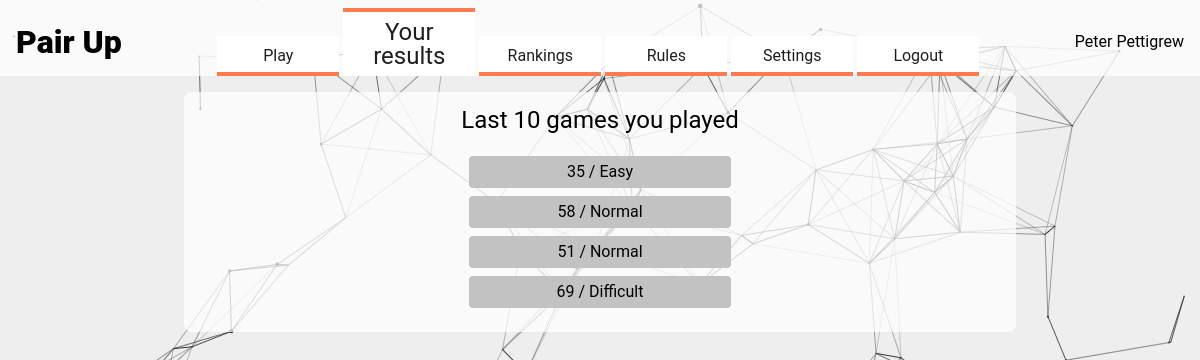
Page /your_results (signed in) on the committed database.
### pairs/models.py (models this page shows, shortened)
class User(AbstractUser):
    nickname = models.CharField(
        max_length=100, default=None, blank=True, null=True)

class Score(models.Model):
    user = models.ForeignKey(
        "User", on_delete=models.CASCADE, related_name="scores")
    difficulty = models.ForeignKey(
        "Difficulty", on_delete=models.CASCADE, related_name="scores")
    result = models.IntegerField(default=0)

class Difficulty(models.Model):
    name = models.CharField(max_length=32)
    size = models.IntegerField()

### pairs/views.py (the view)
# urls.py: path("your_results", views.your_results, name="your_results"),
def your_results(request):
    if request.user.is_authenticated:
        scores = Score.objects.filter(
            user=request.user).order_by('-id')[:10]
        return render(request, "pairs/your_results.html", {
            'scores': scores
        })
    else:
        return HttpResponseRedirect(reverse("login"))

### pairs/templates/pairs/your_results.html (shortened to what this page needs)
{% extends "pairs/layout.html" %}
{% load static %}
{% block body %}
    <div class="your-results">
        <p class="your-results-title">Last 10 games you played</p>
        <ul class="your-results-list">
        {% for score in scores %}
            <li>{{score.result}} / {{score.difficulty.name}}</a>
        {% endfor %}
        </ul>
    </div>
{% endblock %}

### pairs/templates/pairs/layout.html (shortened to what this page needs)
{% load static %}
<!DOCTYPE html>
<html lang="en">
  <head>
    <link rel="stylesheet" href="{% static 'pairs/styles.css' %}" />
  </head>
<body>
    <header class="navbar">
      <h1 class="game-title">Pair Up</h1>
      <div class="desktop-menu">
        <ul>
          <a href="{% url 'index' %}">
            <li {% if request.path == '/' %} class="desktop-item-highlight"{% else %} class="desktop-item" {% endif %} >Play</li>
          </a>
          <a href="{% url 'your_results' %}">
            <li {% if request.path == '/your_results' %} class="desktop-item-highlight"{% else %} class="desktop-item" {% endif %} >Your results</li>
          </a>
          <a href="{% url 'rankings' %}">
            <li {% if request.path == '/rankings' %} class="desktop-item-highlight"{% else %} class="desktop-item" {% endif %} >Rankings</li>
          </a>
          <a href="{% url 'rules' %}">
            <li {% if request.path == '/rules' %} class="desktop-item-highlight"{% else %} class="desktop-item" {% endif %} >Rules</li>
          </a>
          <a href="{% url 'settings' %}">
            <li {% if request.path == '/settings' %} class="desktop-item-highlight"{% else %} class="desktop-item" {% endif %} >Settings</li>
          </a>
          {% if request.user.username %}
            <a href="{% url 'logout' %}">
              <li class="desktop-item">Logout</li>
            </a>
          {% else %}
            <a href="{% url 'login' %}">
              <li {% if request.path == '/login' %} class="desktop-item-highlight"{% else %} class="desktop-item" {% endif %} >Login</li>
            </a>
          {% endif %}
        </ul>
      </div>
      <div class="desktop-menu">
      {% if request.user.username %}
          <p><strong>{{ request.user.nickname }}</strong></p>
      {% else %}
          Anonymous User
      {% endif %}
      </div>
    </header>
    <div class="my-container">{% block body %} {% endblock %}</div>
  </body>
</html>

### pairs/static/pairs/styles.css (style rules this page uses)
html, body { width: 100%; height: 100%; }
body { background: #ffffff url("./background.png"); font-family: "Roboto", sans-serif; }
.my-container { display: flex; flex-direction: column; justify-content: flex-start; align-items: center; background-color: rgba(255, 255, 255, 0.7); padding: 16px; border-radius: 8px; }
a { text-decoration: none; }
@media (min-width: 860px) { .my-container { max-width: 800px; margin: 0px auto; } }

### pairs/static/pairs/styles/navbar.css (style rules this page uses)
.game-title { font-size: 32px; font-weight: 800; }
.navbar { background-color: rgba(255, 255, 255, 0.7); margin-bottom: 16px; position: relative; display: flex; flex-wrap: wrap; align-items: center; justify-content: space-between; padding: 0.5rem 1rem; height: 60px; }
.navbar ul { display: flex; justify-content: center; align-items: flex-end; list-style: none; }
.desktop-menu { display: none; }
.desktop-item { font-size: 16px; width: 90px; text-align: center; background-color: white; padding: 8px 16px; margin: 0px 2px; color: rgb(31, 31, 31); border-bottom: 4px solid rgb(253, 123, 76); border-top: 4px solid white; transition: 0.2s; }
.desktop-item-highlight { display: flex; align-items: center; justify-content: center; background-color: white; width: 100px; height: 48px; text-align: center; font-size: 24px; border-top: 4px solid rgb(253, 123, 76); padding: 8px 16px; margin: 0px 2px; color: rgb(31, 31, 31); transition: 0.2s; }
@media (min-width: 1050px) { .desktop-menu { display: block; } }

### pairs/static/pairs/styles/your_results.css (style rules this page uses)
.your-results-title { font-size: 24px; padding-bottom: 16px; }
.your-results li { margin: 8px; padding: 8px 12px; background-color: rgb(194, 194, 194); border-radius: 4px; color: black; text-align: center; }

### rows in the picture
User: user.nickname "Peter Pettigrew"
Score: result "35", difficulty.name "Easy"
Score: result "58", difficulty.name "Normal"
Score: result "51", difficulty.name "Normal"
Score: result "69", difficulty.name "Difficult"
